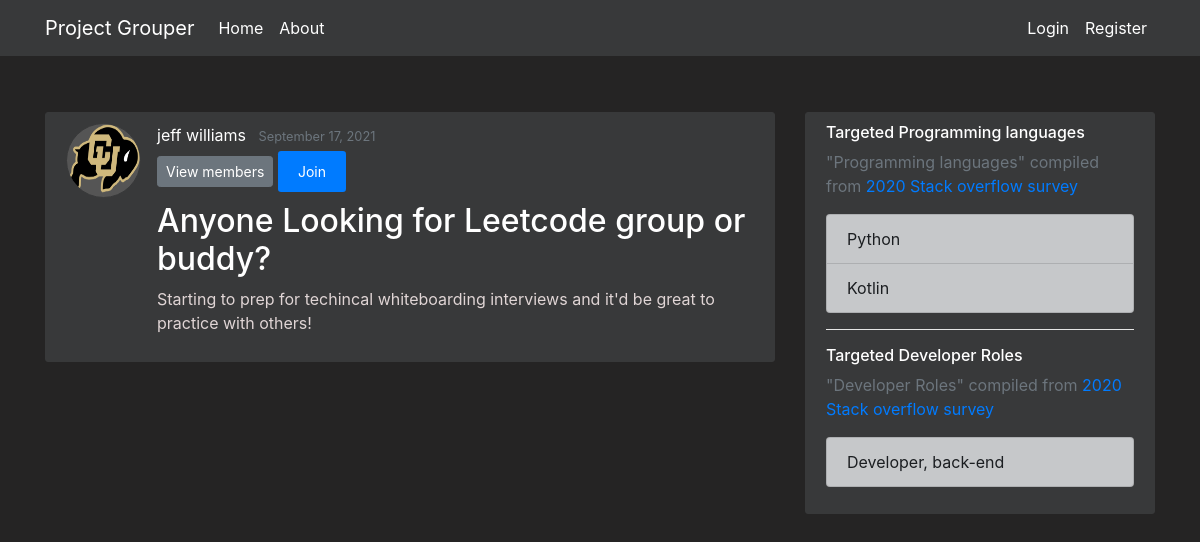
The app's page /projects/2 with its own data.
### flaskapp/models.py (models this page shows, shortened)
class Users(db.Model, UserMixin):
    __tablename__ = 'user'
    id = db.Column(db.Integer, primary_key=True, nullable=False)
    first_name = db.Column(db.String(20), nullable=False)
    last_name = db.Column(db.String(20), nullable=False)
    email = db.Column(db.String(50), unique=True, nullable=False)
    password = db.Column(db.String(20), nullable=False)
    profile_image = db.Column(db.String(20), nullable=False, default="Portrait_Placeholder.png")
    date_joined = db.Column(db.DateTime, nullable=False, default=datetime.utcnow)
    is_moderator = db.Column(db.Boolean, default=False, nullable=False)
    languages = db.relationship('Languages', secondary=UserLanguages, lazy='subquery', backref="get_users")
    careers = db.relationship('Careers', secondary=UserCareers, lazy='subquery', backref="get_users")

class Projects(db.Model):
    __tablename__ = 'project'
    id = db.Column(db.Integer, primary_key=True, nullable=False)
    name = db.Column(db.String(250), unique=True, nullable=False)
    desc = db.Column(db.String(500), unique=False, nullable=False)
    creation_timestamp = db.Column(db.DateTime, nullable=False, default=datetime.utcnow)
    start_date = db.Column(db.DateTime, nullable=True, default=datetime.utcnow)
    target_end_date = db.Column(db.DateTime, nullable=True, default=datetime.utcnow)
    owner_id = db.Column(db.Integer, db.ForeignKey('user.id'), nullable=False, default=1)
    owner = db.relationship("Users", foreign_keys=owner_id, backref="owned_projects", uselist=False)
    members = db.relationship('Users', secondary=UserProjects, lazy='subquery', backref="get_projects")
    languages = db.relationship('Languages', secondary=ProjectLanguages, lazy='subquery', backref="get_projects")
    careers = db.relationship('Careers', secondary=ProjectCareers, lazy='subquery', backref="get_projects")

class Languages(db.Model):
    __tablename__ = 'language'
    id = db.Column(db.Integer, primary_key=True, nullable=False)
    name = db.Column(db.String(50), unique=True, nullable=False)
    desc = db.Column(db.String(250), nullable=False, default="wikisnippet")
    image = db.Column(db.String(20), nullable=False, default="language.jpg")

class Careers(db.Model):
    __tablename__ = 'career'
    id = db.Column(db.Integer, primary_key=True, nullable=False)
    name = db.Column(db.String(100), unique=True, nullable=False)
    desc = db.Column(db.String(250), nullable=False, default="wikisnippet")
    image = db.Column(db.String(20), nullable=False, default="career.jpg")

### flaskapp/routes.py (the view)
@app.route("/projects/<int:project_id>")
def project(project_id):
    current_project = Projects.query.get_or_404(project_id)
    return render_template('project.html', title=current_project.name, current_project=current_project)

### flaskapp/templates/project.html (shortened to what this page needs)
{% extends "layout.html" %}
{% block content %}
    <article class="media content-section">
        <img class="rounded-circle article-img" src="{{ url_for('static', filename='profile_pics/' + current_project.owner.profile_image) }}">
        <div class="media-body">
            <div class="article-metadata">
                <a class="mr-2" href="#">{{ current_project.owner.first_name }} {{ current_project.owner.last_name }}</a>
                <small class="text-muted">{{ current_project.creation_timestamp.strftime('%B %d, %Y') }}</small>
                <div>
                    <button type="button" class="btn btn-secondary btn-sm mt-1 mb-1" data-toggle="modal" data-target="#viewProjectMembers">View members</button>
                {% if current_project.owner == current_user %}
                    <a class="btn btn-secondary btn-sm mt-1 mb-1" href="{{ url_for('update_project', project_id=current_project.id) }}">Update</a>
                    <button type="button" class="btn btn-danger btn-sm m-1" data-toggle="modal" data-target="#deleteModal">Delete</button>
                {% else %}
                    {% if current_user not in current_project.members  %}
                        <a class="btn btn-primary btn-sm mt-1 mb-1" href="{{ url_for('join_project', project_id=current_project.id) }}">Join</a>
                    {% else  %}
                        <a class="btn btn-danger btn-sm mt-1 mb-1" href="{{ url_for('leave_project', project_id=current_project.id) }}"> Leave </a>
                    {% endif %}
                {% endif %}
                </div>
            </div>
            <h2 class="article-title ">{{ current_project.name }}</h2>
            <p class="article-content">{{ current_project.desc }}</p>
        </div>
    </article>
        <body class=dark>
            </body>
        <body class=dark>
            </body>
{% endblock content %}
{% block sidebar %}
<div class="col-md-4">
    <div class="content-section">
      <h6>Targeted Programming languages</h6>
      <p class='text-muted'> "Programming languages" compiled from <a href="https://insights.stackoverflow.com/survey/2019#technology">2020 Stack overflow survey </a>
        <ul class="list-group">
        {% for language in current_project.languages %}
          <li class="list-group-item list-group-item-dark">{{ language.name }} </li>
        {% endfor %}
        </ul>
      </p>
      <hr color="white">
      <h6>Targeted Developer Roles</h6>
      <p class='text-muted'> "Developer Roles" compiled from <a href="https://insights.stackoverflow.com/survey/2020#developer-profile-developer-type-all-respondents">2020 Stack overflow survey </a>
        <ul class="list-group">
        {% for career in current_project.careers %}
          <li class="list-group-item list-group-item-dark">{{ career.name }} </li>
        {% endfor %}
        </ul>
      </p>
    </div>
</div>
{% endblock sidebar %}

### flaskapp/static/main.css (style rules this page uses)
.btn-primary { border: none; color: #ffffff; padding: 10px 20px; cursor: pointer; }
body { background: #252424; color: #e0d5d5; margin-top: 7rem; }
h1, h2, h3, h4, h5, h6 { color: #ffffff; }
.mr-2 { color: #ffffff; }
.content-section { background: #38393a; padding: 10px 20px; border: 1px solid #38393a; border-radius: 3px; margin-bottom: 20px; }
.article-title { color: #ffffff; }
.article-content { white-space: pre-line; }
.article-img { height: 75px; width: 75px; margin-right: 16px; border: 1px solid #38393a; background:#555555; }
.article-metadata { padding-bottom: 1px; margin-bottom: 4px; border-bottom: 1px solid #38393a; }

### records on screen
Users: profile_image (picture), owner.first_name "jeff", owner.last_name "williams"
Projects: creation_timestamp "September 17, 2021", name "Anyone Looking for Leetcode group or buddy?", desc "Starting to prep for techincal whiteboarding interviews and it'd be great to practice with others!"
Languages: name "Python"
Languages: name "Kotlin"
Careers: name "Developer, back-end"
